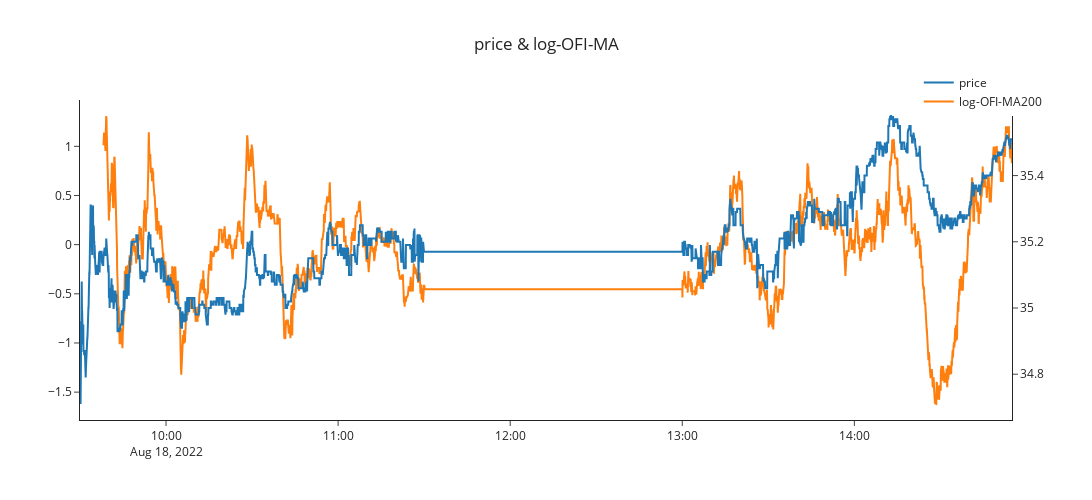

Here is the notebook cell this chart was saved with:
### Markdown cell above
# signal plot

### Code cell
import plotly.offline as pyoff
import plotly.graph_objs as go
 

trace1 = go.Scatter(
    x=df_signal['price'].loc[f'{start_date_formatted} 09:30:00':f'{end_date_formatted} 14:55:00'].index,
    y=df_signal['price'].loc[f'{start_date_formatted} 09:30:00':f'{end_date_formatted} 14:55:00'],
    name='price',
    xaxis='x', 
    yaxis='y2'#标明设置一个不同于trace1的一个坐标轴
)

trace2 = go.Scatter(
    x=df_signal['log-OFI-MA200'].loc[f'{start_date_formatted} 09:30:00':f'{end_date_formatted} 14:55:00'].index,
    y=df_signal['log-OFI-MA200'].loc[f'{start_date_formatted} 09:30:00':f'{end_date_formatted} 14:55:00'],
    name='log-OFI-MA200'
)

trace3 = go.Scatter(
    x=df_signal['log-OFI-MA100'].loc[f'{start_date_formatted} 09:30:00':f'{end_date_formatted} 14:55:00'].index,
    y=df_signal['log-OFI-MA100'].loc[f'{start_date_formatted} 09:30:00':f'{end_date_formatted} 14:55:00'],
    name='log-OFI-MA100'
)

trace4 = go.Scatter(
    x=df_signal['log-OFI-MA50'].loc[f'{start_date_formatted} 09:30:00':f'{end_date_formatted} 14:55:00'].index,
    y=df_signal['log-OFI-MA50'].loc[f'{start_date_formatted} 09:30:00':f'{end_date_formatted} 14:55:00'],
    name='log-OFI-MA50'
)
 
data = [trace1,trace2,trace3,trace4]
data = [trace1,trace2]
layout = go.Layout({"template": 'simple_white',
                   "title":{"text": 'price & log-OFI-MA', "x": 0.5}, 
                   "xaxis":{"title": {"text": None}, "tickformat": ''},
                   "yaxis":{"title": {"text": ""}},
                   "yaxis2": {'anchor': 'x', "overlaying": 'y', "side": 'right'}, #设置坐标轴的格式，一般次坐标轴在右侧
                   "legend":{"title": {"text": ""}, "x": 0.9, "y": 1.1},
                   "width": 1200,
                   "height": 500})
 
fig = go.Figure(data=data, layout=layout)
fig.show()

### Figure 1 — Plotly figure (JSON) as saved in the notebook; plotly's stock layout.template omitted (floating-point values rounded to 4 significant figures; data arrays with more than 128 entries replaced by an {"elided": "..."} marker saying what was removed)
{"data": [{"name": "price", "type": "scatter", "x": {"elided": "3718 str values"}, "xaxis": "x", "y": {"elided": "3718 float values"}, "yaxis": "y2"}, {"name": "log-OFI-MA200", "type": "scatter", "x": {"elided": "3718 str values"}, "y": {"elided": "3718 float values"}}], "layout": {"height": 500, "legend": {"title": {"text": ""}, "x": 0.9, "y": 1.1}, "title": {"text": "price & log-OFI-MA", "x": 0.5}, "width": 1200, "xaxis": {"tickformat": ""}, "yaxis": {"title": {"text": ""}}, "yaxis2": {"anchor": "x", "overlaying": "y", "side": "right"}}}
